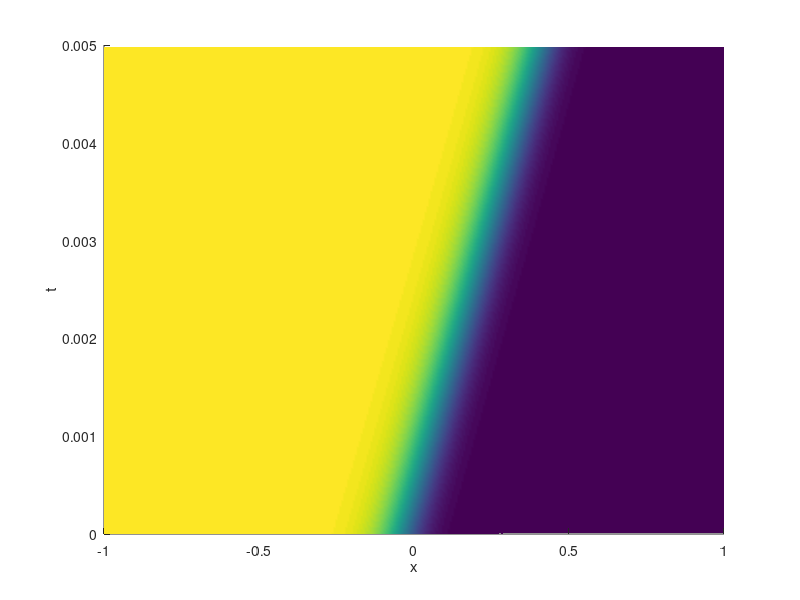

MATLAB code for this plot:
%Fisher Equation - Dirichlet
clc
close all

p = 2000;
f = @(x) 1./((exp(10*sqrt(10/3).*x)+1).^2);
sol = @(x,t) 1./((exp(sqrt(p/6).*x-(5*p/6)*t)+1).^2);

error = zeros(1,4);

for ex = 1:4
    
    switch ex
    case 1
        dx = 0.05;
        dt = 0.00125;
    case 2
        dx = 0.025;
        dt = 0.0003125;
    case 3
        dx = 0.0125;
        dt = 0.000078125;
    case 4
        dx = 0.00625;
        dt = 0.0000195313;
    end
    
    xs = -1:dx:1;
    N = length(xs);
    time = 0:dt:0.005;
    T = length(time);
    R = (dt)/(dx^2);

    u = f(xs);
    u(1) = 1;
    u(end) = 0;

    A = zeros(T,N) ;
    %B = zeros(T,N) ;
    
    for t = 1:T
        s = sol(xs,time(t));
        old = u;
        u(2:end-1) = old(2:end-1) + R*(old(3:end)-2*old(2:end-1)+old(1:end-2));
        u(2:end-1) = u(2:end-1) + p*dt*old(2:end-1).*(ones(1,N-2)-old(2:end-1));

        A(t,:) = u;
        %B(t,:) = s;
        %Plot
%         figure(1);
%         plot(xs,u,xs,s);
%         axis([-1,1,0,1])
%         pause(0.01);
    end
    
    error(ex) = sum((u - s).^2);
end

%hold off

%   Mesh Plot
[xs,time] = meshgrid(xs,time) ;
hold on
surf(xs,time,A);
%surf(xs,time,B);
%title('');
xlabel('x');
ylabel('t');
zlabel('u(x,t)');
hold off;
shading interp

%   Error Plot
% hold on
% plot(1:4,error);
% set(gca,'yscale','log')
% title('Error Plot for Finite Difference Approach');
% xlabel('Experiment Number');
% ylabel('L2 Error');
% hold off
